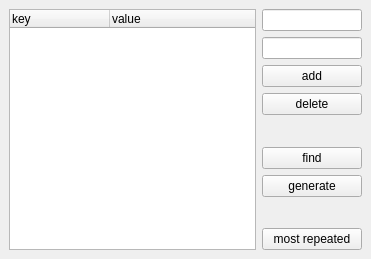
<?xml version="1.0" encoding="UTF-8"?>
<ui version="4.0">
 <class>MainWindow</class>
 <widget class="QMainWindow" name="MainWindow">
  <property name="geometry">
   <rect>
    <x>0</x>
    <y>0</y>
    <width>371</width>
    <height>259</height>
   </rect>
  </property>
  <property name="windowTitle">
   <string>MainWindow</string>
  </property>
  <widget class="QWidget" name="centralwidget">
   <layout class="QHBoxLayout" name="horizontalLayout">
    <item>
     <widget class="QTreeWidget" name="treeWidget">
      <column>
       <property name="text">
        <string>key</string>
       </property>
      </column>
      <column>
       <property name="text">
        <string>value</string>
       </property>
      </column>
      <item>
       <property name="text">
        <string/>
       </property>
      </item>
      <item>
       <property name="text">
        <string/>
       </property>
      </item>
      <item>
       <property name="text">
        <string/>
       </property>
      </item>
      <item>
       <property name="text">
        <string/>
       </property>
      </item>
      <item>
       <property name="text">
        <string/>
       </property>
      </item>
      <item>
       <property name="text">
        <string/>
       </property>
      </item>
      <item>
       <property name="text">
        <string/>
       </property>
      </item>
      <item>
       <property name="text">
        <string/>
       </property>
      </item>
      <item>
       <property name="text">
        <string/>
       </property>
      </item>
      <item>
       <property name="text">
        <string/>
       </property>
      </item>
     </widget>
    </item>
    <item>
     <layout class="QVBoxLayout" name="verticalLayout">
      <item>
       <widget class="QLineEdit" name="KeyLineEdit"/>
      </item>
      <item>
       <widget class="QLineEdit" name="ValueLineEdit"/>
      </item>
      <item>
       <widget class="QPushButton" name="AddButton">
        <property name="text">
         <string>add</string>
        </property>
       </widget>
      </item>
      <item>
       <widget class="QPushButton" name="DeleteButton">
        <property name="text">
         <string>delete</string>
        </property>
       </widget>
      </item>
      <item>
       <widget class="QLabel" name="findLabel">
        <property name="text">
         <string/>
        </property>
       </widget>
      </item>
      <item>
       <widget class="QPushButton" name="FindButton">
        <property name="text">
         <string>find</string>
        </property>
       </widget>
      </item>
      <item>
       <widget class="QPushButton" name="GenerateButton">
        <property name="text">
         <string>generate</string>
        </property>
       </widget>
      </item>
      <item>
       <widget class="QLabel" name="mostRepeatedLabel">
        <property name="text">
         <string/>
        </property>
       </widget>
      </item>
      <item>
       <widget class="QPushButton" name="RepeatedButton">
        <property name="text">
         <string>most repeated</string>
        </property>
       </widget>
      </item>
     </layout>
    </item>
   </layout>
  </widget>
 </widget>
 <resources/>
 <connections/>
</ui>
